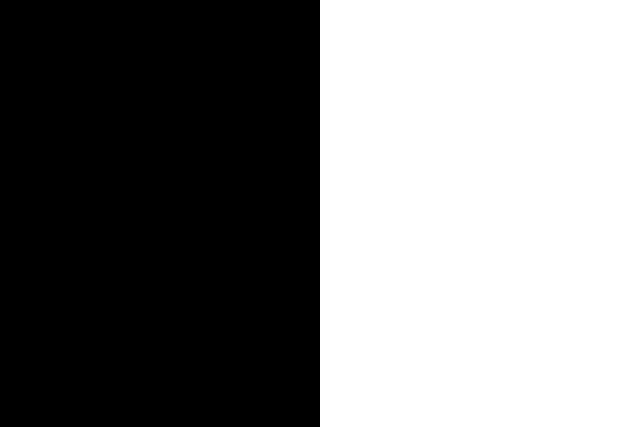
#> input picture image_1.png, 1280 x 853 px (shown at 1/2 size)
$ python bitwiseoperations.py
#> lines starting #> are read from the running program, lines starting #| are printed output that depends on the picture; after the words box and inside, x2 and y2 are one past the last pixel; in counts of white or black regions, pixels touching at a corner belong together
import cv2
import numpy as np

img1 = np.zeros((853, 1280, 3), np.uint8)
img1 = cv2.rectangle(img1, (400,0), (1100,500), (255,255,255), -1)
img2 = cv2.imread('image_1.png')
#> img2 is the input picture: shape (853, 1280, 3); 50% white; 1 white region, box (x1, y1, x2, y2) and area: (640, 0, 1280, 853) 545920

#bitAnd = cv2.bitwise_and(img2, img1)
#bitOr = cv2.bitwise_or(img2, img1)
bitXor = cv2.bitwise_xor(img1, img2)
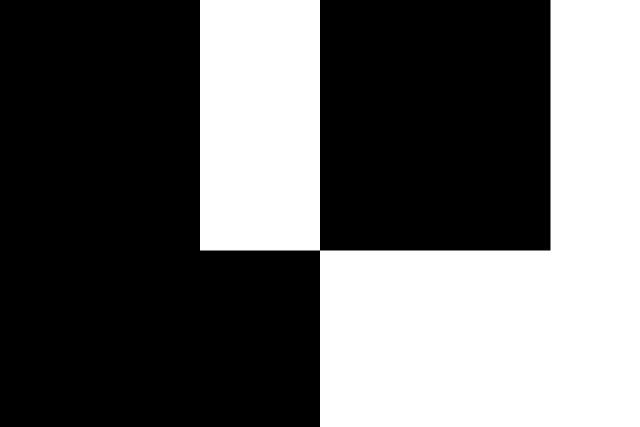
#> bitXor: shape (853, 1280, 3) (shown at 1/2 size); 39.9% white; 1 white region, box (x1, y1, x2, y2) and area: (400, 0, 1280, 853) 435199
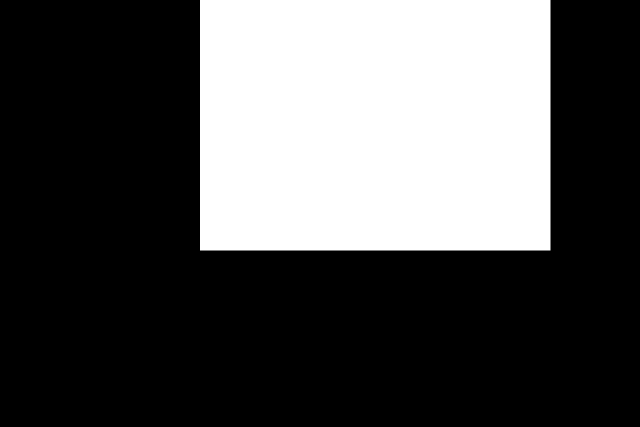
#> img1: shape (853, 1280, 3) (shown at 1/2 size); 32.2% white; 1 white region, box (x1, y1, x2, y2) and area: (400, 0, 1101, 501) 351201
bitNot1 = cv2.bitwise_not(img1)
bitNot2 = cv2.bitwise_not(img2)
#> bitNot2: shape (853, 1280, 3); 50% white; 1 white region, box (x1, y1, x2, y2) and area: (0, 0, 640, 853) 545920

cv2.imshow("img1", img1)
cv2.imshow("img2", img2)
#cv2.imshow('bitAnd', bitAnd)
#cv2.imshow('bitOr', bitOr)
cv2.imshow('bitXor', bitXor)
cv2.imshow('bitNot1', bitNot1)
cv2.imshow('bitNot2', bitNot2)

cv2.waitKey(0)
cv2.destroyAllWindows()
